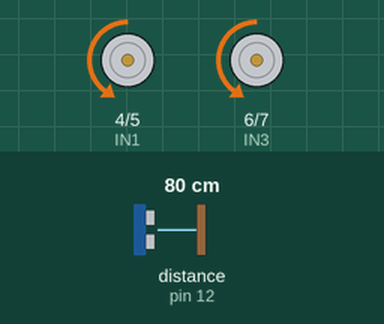
This sketch was run on a simulated Arduino Uno, built with avr-gcc and run on an emulated ATmega328P. On the bench: motor-driver pin pairs drawn as motors (green arrow = first pin HIGH = forward, orange = second pin HIGH = backward, longer = more drive, scaled by the enable pin). Wiring (inferred from the names in the program): ultrasonic range finder: trigger pin 11; echo pin 12. The inputs (shaded band) are chosen by the test bench; at power-on: distance to the obstacle (sensor on pin 12) 80 cm. The echo pulse lasts 58.3 µs per cm.

Above: at 1.2 s.
1.3 s: distance to the obstacle (sensor on pin 12) set to 24 cm
2.8 s: distance to the obstacle (sensor on pin 12) set to 19 cm
At 4.0 s:
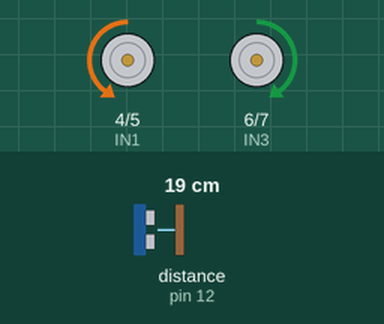
4.3 s: distance to the obstacle (sensor on pin 12) set to 35 cm
At 5.3 s:
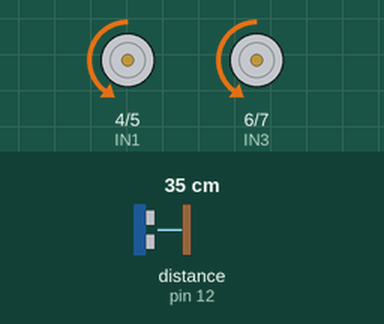
5.8 s: distance to the obstacle (sensor on pin 12) set to 2 cm
At 6.3 s:
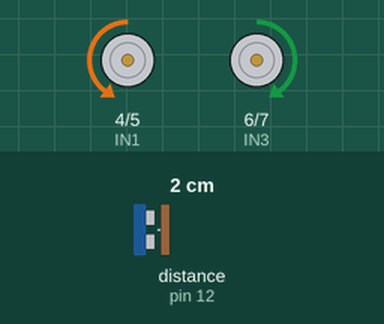
Timing chart, 0 to 8.3 s (numbered marks = the images above; inputs shaded):
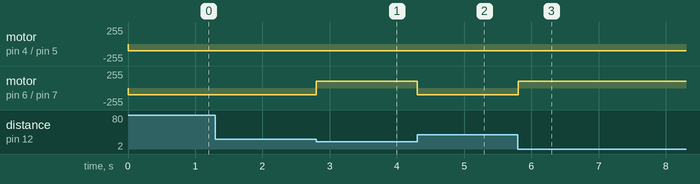

Measured:
- the behaviour switches between 21 and 20 cm on distance to the obstacle (sensor on pin 12) (found by bisection; images 0 and 1)
- after the input at 1.3 s, every drawn part: stays the same
- after the input at 2.8 s, motor on pin 6 (IN3) / pin 7 (IN4): backward 100/255 → forward 100/255 at once
- after the input at 4.3 s, motor on pin 6 (IN3) / pin 7 (IN4): forward 100/255 → backward 100/255 at once
- after the input at 5.8 s, motor on pin 6 (IN3) / pin 7 (IN4): backward 100/255 → forward 100/255 at once

The sketch:

obstacle_avoidance_robot.ino
```cpp
// Motor driver pins
#define ENA 9
#define ENB 10
#define IN1 4
#define IN2 5
#define IN3 6
#define IN4 7

// Ultrasonic sensor pins (HC-SR04)
#define TRIG_PIN 11
#define ECHO_PIN 12

// Timeout for ultrasonic echo (to avoid blocking)
const unsigned long PULSE_TIMEOUT = 30000UL;

// Function prototypes
void forward(int, int);
void left(int, int);
void stopMotors();
long readUltrasonicCM();

void setup() {
  pinMode(IN1, OUTPUT);
  pinMode(IN2, OUTPUT);
  pinMode(IN3, OUTPUT);
  pinMode(IN4, OUTPUT);

  pinMode(ENA, OUTPUT);
  pinMode(ENB, OUTPUT);

  pinMode(TRIG_PIN, OUTPUT);
  pinMode(ECHO_PIN, INPUT);

  Serial.begin(9600);
}

void loop() {
  long distance = readUltrasonicCM();

  if (distance > 20 || distance == -1) {
    forward(100, 100);
  } else {
    left(100, 100);
  }
}

// Move robot forward
void forward(int speed1, int speed2) {
  digitalWrite(IN1, LOW);
  digitalWrite(IN2, HIGH);
  digitalWrite(IN3, LOW);
  digitalWrite(IN4, HIGH);

  analogWrite(ENA, constrain(speed1, 0, 255));
  analogWrite(ENB, constrain(speed2, 0, 255));
}

// Turn robot left to avoid obstacle
void left(int speed1, int speed2) {
  digitalWrite(IN1, LOW);
  digitalWrite(IN2, HIGH);
  digitalWrite(IN3, HIGH);
  digitalWrite(IN4, LOW);

  analogWrite(ENA, constrain(speed1, 0, 255));
  analogWrite(ENB, constrain(speed2, 0, 255));
}

// Stop both motors
void stopMotors() {
  digitalWrite(IN1, LOW);
  digitalWrite(IN2, LOW);
  digitalWrite(IN3, LOW);
  digitalWrite(IN4, LOW);

  analogWrite(ENA, 0);
  analogWrite(ENB, 0);
}

// Measure distance using ultrasonic sensor (cm)
long readUltrasonicCM() {
  digitalWrite(TRIG_PIN, LOW);
  delayMicroseconds(2);
  digitalWrite(TRIG_PIN, HIGH);
  delayMicroseconds(10);
  digitalWrite(TRIG_PIN, LOW);

  unsigned long duration = pulseIn(ECHO_PIN, HIGH, PULSE_TIMEOUT);
  if (duration == 0) return -1;

  return duration / 58;
}
```
